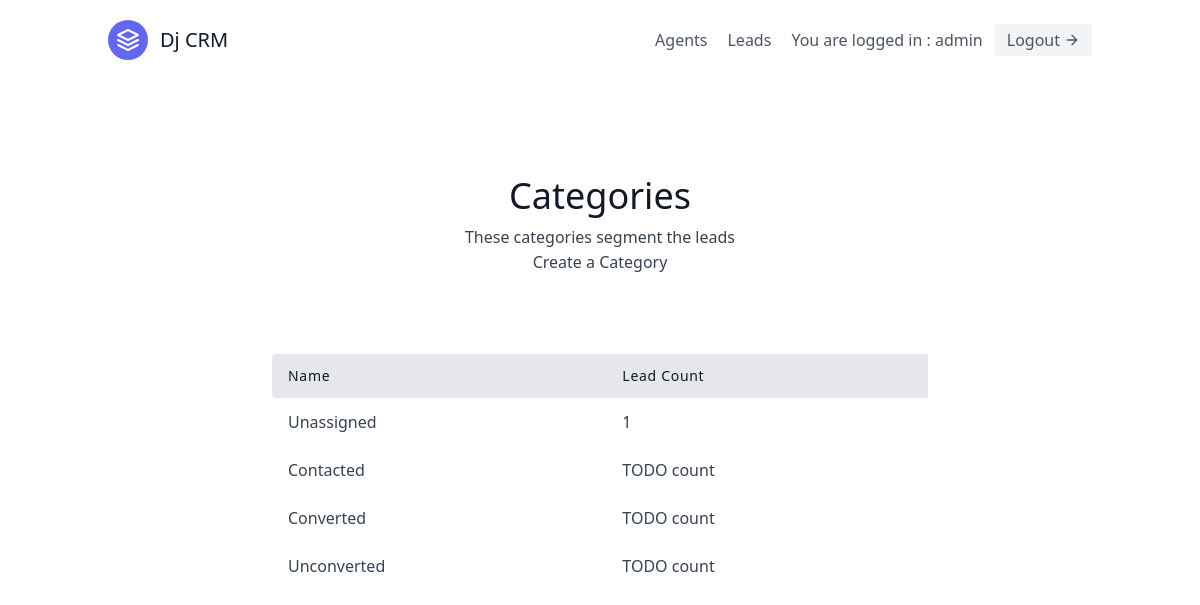
The page /leads/categories/ (signed in) on the database its author committed.
### leads/models.py (models this page shows, shortened)
class User(AbstractUser):
    is_organiser = models.BooleanField(default=True)
    is_agent = models.BooleanField(default=False)

class Category(models.Model):
    name = models.CharField(max_length=30)
    organisation = models.ForeignKey(UserProfile,null=True,blank=True,on_delete=models.CASCADE)

### leads/views.py (the view)
# urls.py: path('categories/',CategoryListView.as_view()),
class CategoryListView(mixins.LoginRequiredMixin,generic.ListView):
    template_name = 'categorylist.html'
    context_object_name = "categorylist"
    def get_context_data(self, **kwargs):
        context = super(CategoryListView, self).get_context_data(**kwargs)
        user = self.request.user
        if user.is_organiser:
            queryset = Lead.objects.filter(
                organisation=user.userprofile
            )
        else:
            queryset = Lead.objects.filter(
                organisation=user.agent.organisation
            )
        context.update({
            "unassigned_lead_count": queryset.filter(category__isnull=True).count()
        })
        return context
    def get_queryset(self):
        user = self.request.user
        if user.is_organiser:
            queryset = Category.objects.filter(
                organisation=user.userprofile
            )
        else:
            queryset = Category.objects.filter(
                organisation=user.agent.organisation
            )
        return queryset

### templates/categorylist.html
{% extends "base.html" %}
{% block content %}
<section class="text-gray-700 body-font">
    <div class="container px-5 py-24 mx-auto">
      <div class="flex flex-col text-center w-full mb-20">
        <h1 class="sm:text-4xl text-3xl font-medium title-font mb-2 text-gray-900">Categories</h1>
        <p class="lg:w-2/3 mx-auto leading-relaxed text-base">
            These categories segment the leads
        </p>
        <a href="{% url 'leads:category-create' %}" class="hover:text-blue-500">Create a Category</a>
      </div>
      <div class="lg:w-2/3 w-full mx-auto overflow-auto">
        <table class="table-auto w-full text-left whitespace-no-wrap">
          <thead>
            <tr>
              <th class="px-4 py-3 title-font tracking-wider font-medium text-gray-900 text-sm bg-gray-200 rounded-tl rounded-bl">Name</th>
              <th class="px-4 py-3 title-font tracking-wider font-medium text-gray-900 text-sm bg-gray-200">Lead Count</th>
            </tr>
          </thead>
          <tbody>
            <tr>
                <td class="px-4 py-3">Unassigned</td>
                <td class="px-4 py-3">{{ unassigned_lead_count }}</td>
            </tr>
            {% for category in categorylist %}
                <tr>
                    <td class="px-4 py-3"><a href="/leads/categories/{{ category.pk }}/"> {{ category.name }}</a></td>
                    <a href=""><td class="px-4 py-3">TODO count</td></a>
                </tr>
            {% endfor %}
          </tbody>
        </table>
      </div>
    </div>
  </section>
{% endblock content %}

### templates/navbar.html (shortened to what this page needs)
<header class="text-gray-600 body-font">
  <div class="container mx-auto flex flex-wrap p-5 flex-col md:flex-row items-center">
    <a class="flex title-font font-medium items-center text-gray-900 mb-4 md:mb-0">
      <svg xmlns="http://www.w3.org/2000/svg" fill="none" stroke="currentColor" stroke-linecap="round" stroke-linejoin="round" stroke-width="2" class="w-10 h-10 text-white p-2 bg-indigo-500 rounded-full" viewBox="0 0 24 24">
        <path d="M12 2L2 7l10 5 10-5-10-5zM2 17l10 5 10-5M2 12l10 5 10-5"></path>
      </svg>
      <span class="ml-3 text-xl">Dj CRM </span>
    </a>
    <nav class="md:ml-auto flex flex-wrap items-center text-base justify-center">
    {% if not request.user.is_authenticated %}
      <a href="{% url 'signup' %}"  class="mr-5 hover:text-gray-900">Sign Up</a>
      {% else %}
      {% if request.user.is_organiser %}
      <a href="/agents" class="mr-5 hover:text-gray-900">Agents</a>
      {% endif %}
      <a href="/leads" class="mr-5 hover:text-gray-900">Leads</a>
    {% endif %}
    </nav>
    {% if request.user.is_authenticated %}
      You are logged in : {{ request.user.username }}
      <a href="{% url 'logout' %}" class="ml-3 inline-flex items-center bg-gray-100 border-0 py-1 px-3 focus:outline-none hover:bg-gray-200 rounded text-base mt-4 md:mt-0">
        Logout
      <svg fill="none" stroke="currentColor" stroke-linecap="round" stroke-linejoin="round" stroke-width="2" class="w-4 h-4 ml-1" viewBox="0 0 24 24">
        <path d="M5 12h14M12 5l7 7-7 7"></path>
      </svg>
      </a>
    {% endif %}
  </div>
</header>

### rows shown on the page
User: user.username "admin"
Category: name "Contacted"
Category: name "Converted"
Category: name "Unconverted"

### other values the page prints
{{ unassigned_lead_count }} "1"
